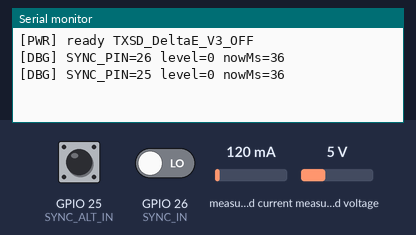
This sketch was run on a simulated ESP32. Shown: the last lines printed to the serial monitor. The inputs (shaded band) are chosen by the test bench; at power-on: GPIO 25 (SYNC_ALT_IN) LOW, GPIO 26 (SYNC_IN) LOW, measured current 120 mA, measured voltage 5 V. Storage starts empty; random numbers use the default seed unless the sketch sets one.

Above: at 1.2 s.
1.3 s: GPIO 25 (SYNC_ALT_IN) driven HIGH
At 1.8 s:
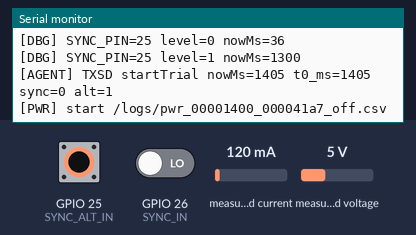
2.9 s: GPIO 25 (SYNC_ALT_IN) driven LOW
At 4.2 s:
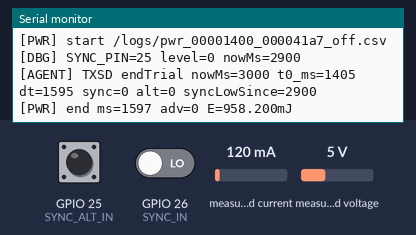
4.5 s: GPIO 26 (SYNC_IN) driven HIGH
At 5.4 s:
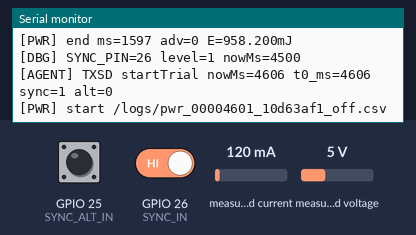
6.1 s: GPIO 26 (SYNC_IN) driven LOW
At 6.7 s:
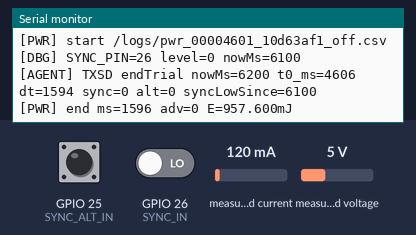
7.6 s: GPIO 25 (SYNC_ALT_IN) driven HIGH
At 8.9 s:
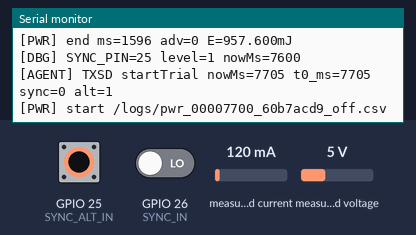
9.2 s: GPIO 25 (SYNC_ALT_IN) pulsed LOW 2 times (0.12 s each, 0.3 s apart)
At 11.2 s:
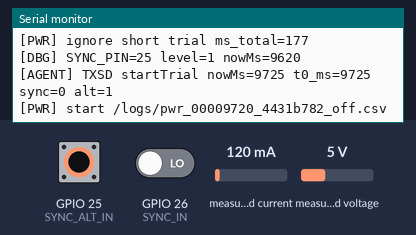
Timing chart, 0 to 12.3 s (numbered marks = the images above; inputs shaded):
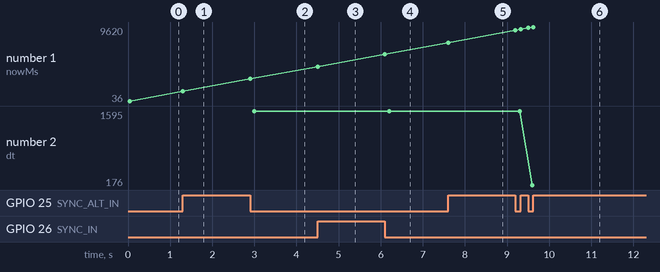

Measured:
- after the input at 1.3 s, the serial monitor: prints a new line at once (image 1)
- after the input at 2.9 s, the serial monitor: prints a new line at once (image 2)
- after the input at 4.5 s, the serial monitor: prints a new line at once (image 3)
- after the input at 6.1 s, the serial monitor: prints a new line at once (image 4)
- after the input at 7.6 s, the serial monitor: prints a new line at once (image 5)
- after the input at 9.2 s, the serial monitor: prints a new line at once (image 6)
- plotted number 1: 36 → 1300 after the input at 1.3 s, 1300 → 2900 after the input at 2.9 s, 2900 → 4500 after the input at 4.5 s, 4500 → 6100 after the input at 6.1 s, 6100 → 7600 after the input at 7.6 s
- plotted number 2: 1595 → 1594 after the input at 6.1 s, 1594 → 176 after the input at 9.2 s

The sketch:

TXSD_DeltaE_V3_OFF.ino
```cpp
// TXSD_DeltaE_V3_OFF.ino
// Board: ESP32 Dev Module (Arduino-ESP32 v3.x)
// Role: Read INA219 on TXSD, log to SD. Start/stop by SYNC. Optional TICK counting.

#include <Arduino.h>
#include <Wire.h>
#include <SPI.h>
#include <SD.h>
#include <Adafruit_INA219.h>
// esp_random()
#include <esp_system.h>

static const int SD_CS = 5;
static const int SD_SCK = 18;
static const int SD_MISO = 19;
static const int SD_MOSI = 23;
static const int SYNC_IN = 26;
static const int SYNC_ALT_IN = 25;
static const int TICK_IN = 33;
static const int I2C_SDA = 21;
static const int I2C_SCL = 22;

static const uint32_t SAMPLE_US = 10000;
static const uint32_t FALLBACK_MS = 900000;
static const uint32_t MIN_TRIAL_MS = 1000;
static const uint32_t ADV_INTERVAL_MS = 0;
static const bool USE_TICK_INPUT = false;
static const char FW_TAG[] = "TXSD_DeltaE_V3_OFF";
static const char FW_BUILD[] = "TXSD_DeltaE_V3_OFF_syncdebounce_2026-01-15_v2";
static const char PROGRAM_ID[] = "TXSD_DELTAE_V3_OFF_20260114";
// Debug verbosity: 0=min, 1=edges+agent, 2=more agent detail, 3=periodic verbose
#ifndef DBG_LEVEL
#define DBG_LEVEL 1
#endif

Adafruit_INA219 ina;
File f;

volatile uint32_t tickCountRaw = 0;
uint32_t tickStart = 0;
bool logging = false;
uint32_t t0_ms = 0;
uint32_t nextSampleUs = 0;
uint32_t sampN = 0;
double sumP = 0.0;
double sumV = 0.0;
double sumI = 0.0;
uint32_t badLines = 0;
uint32_t syncLowSince = 0;

void IRAM_ATTR onTickRaw() { tickCountRaw++; }

static void makeNextPath(char* out, size_t out_sz) {
  SD.mkdir("/logs");
  // Avoid O(N) SD.exists() scan from 1; generate a unique-ish filename immediately.
  uint32_t ms = millis();
  uint32_t r = (uint32_t)esp_random();
  snprintf(out, out_sz, "/logs/pwr_%08lu_%08lx_off.csv", (unsigned long)ms, (unsigned long)r);
}

static void startTrial() {
  char path[64];
  makeNextPath(path, sizeof(path));
  f = SD.open(path, FILE_WRITE);
  if (!f) {
    Serial.println("[SD] open FAIL");
    return;
  }
  f.println("prog_id,ms,mV,uA,p_mW");
  f.printf("# meta, firmware=%s, program_id=%s, trial_index=auto, adv_interval_ms=%lu\r\n",
           FW_TAG, PROGRAM_ID, (unsigned long)ADV_INTERVAL_MS);

  logging = true;
  t0_ms = millis();
  nextSampleUs = micros() + SAMPLE_US;
  tickStart = (tickCountRaw > 0) ? (tickCountRaw - 1) : 0;
  sumP = 0.0;
  sumV = 0.0;
  sumI = 0.0;
  sampN = 0;
  badLines = 0;
  syncLowSince = 0;
  // #region agent log
  Serial.printf("[AGENT] TXSD startTrial nowMs=%lu t0_ms=%lu sync=%d alt=%d\n",
                (unsigned long)millis(), (unsigned long)t0_ms,
                digitalRead(SYNC_IN), digitalRead(SYNC_ALT_IN));
  // #endregion
  Serial.printf("[PWR] start %s\n", path);
}

static void endTrial() {
  if (!logging) return;
  logging = false;
  // #region agent log
  Serial.printf("[AGENT] TXSD endTrial nowMs=%lu t0_ms=%lu dt=%lu sync=%d alt=%d syncLowSince=%lu\n",
                (unsigned long)millis(), (unsigned long)t0_ms,
                (unsigned long)(millis() - t0_ms),
                digitalRead(SYNC_IN), digitalRead(SYNC_ALT_IN),
                (unsigned long)syncLowSince);
  // #endregion

  uint32_t now_ms = millis();
  uint32_t ms_total = now_ms - t0_ms;
  if (ms_total < MIN_TRIAL_MS) {
    Serial.printf("[PWR] ignore short trial ms_total=%lu\n", (unsigned long)ms_total);
    if (f) {
      f.flush();
      f.close();
    }
    return;
  }

  double meanP = (sampN > 0) ? (sumP / (double)sampN) : 0.0;
  double meanV = (sampN > 0) ? (sumV / (double)sampN) : 0.0;
  double meanI = (sampN > 0) ? (sumI / (double)sampN) : 0.0;
  double E_mJ = meanP * (ms_total / 1000.0);
  uint32_t advN = USE_TICK_INPUT ? (tickCountRaw - tickStart) : 0;
  double Eper_uJ = (advN > 0) ? (E_mJ * 1000.0 / advN) : 0.0;

  f.printf("# summary, ms_total=%lu, adv_count=%lu, E_total_mJ=%.3f, E_per_adv_uJ=%.1f\r\n",
           (unsigned long)ms_total, (unsigned long)advN, E_mJ, Eper_uJ);
  f.printf("# diag, samples=%lu, rate_hz=%.2f, mean_v=%.3f, mean_i=%.3f, mean_p_mW=%.1f, parse_drop=%lu\r\n",
           (unsigned long)sampN,
           (ms_total > 0 ? (double)sampN / (ms_total / 1000.0) : 0.0),
           meanV, meanI, meanP, (unsigned long)badLines);
  f.flush();
  f.close();
  Serial.printf("[PWR] end ms=%lu adv=%lu E=%.3fmJ\n", (unsigned long)ms_total, (unsigned long)advN, E_mJ);
}

void setup() {
  Serial.begin(115200);
  Serial.printf("[FW] %s\n", FW_BUILD);
  // #region agent log
  Serial.printf("[AGENT] TXSD_OFF build_file=%s dbg_level=%d periodic_dbg=%d use_tick=%d\n",
                __FILE__, (int)DBG_LEVEL, (DBG_LEVEL >= 3) ? 1 : 0,
                USE_TICK_INPUT ? 1 : 0);
  Serial.printf("[AGENT_PROBE] TXSD_OFF build_datetime=%s %s fw_build=%s\n",
                __DATE__, __TIME__, FW_BUILD);
  // #endregion
  SPI.begin(SD_SCK, SD_MISO, SD_MOSI, SD_CS);
  if (!SD.begin(SD_CS)) {
    Serial.println("[SD] init FAIL");
    while (1) delay(1000);
  }

  pinMode(SYNC_IN, INPUT_PULLDOWN);
  pinMode(SYNC_ALT_IN, INPUT_PULLDOWN);
  pinMode(TICK_IN, INPUT_PULLDOWN);
  if (USE_TICK_INPUT) {
    attachInterrupt(digitalPinToInterrupt(TICK_IN), onTickRaw, RISING);
  }

  Wire.begin(I2C_SDA, I2C_SCL);
  Wire.setClock(400000);
  ina.begin();
  ina.setCalibration_16V_400mA();

  Serial.printf("[PWR] ready %s\n", FW_TAG);
}

void loop() {
  uint32_t nowMs = millis();
  int syncIn = digitalRead(SYNC_IN);
  int syncAlt = digitalRead(SYNC_ALT_IN);
  int syncAnyHigh = (syncIn == HIGH) || (syncAlt == HIGH);
  int syncAllLow = (syncIn == LOW) && (syncAlt == LOW);

  // DEBUG: reduce log volume (default: only edge changes)
  static int lastSyncIn = -1;
  static int lastSyncAlt = -1;
#if DBG_LEVEL >= 1
  if (syncIn != lastSyncIn) {
    Serial.printf("[DBG] SYNC_PIN=%d level=%d nowMs=%lu\n",
                  SYNC_IN, syncIn, (unsigned long)nowMs);
    lastSyncIn = syncIn;
  }
  if (syncAlt != lastSyncAlt) {
    Serial.printf("[DBG] SYNC_PIN=%d level=%d nowMs=%lu\n",
                  SYNC_ALT_IN, syncAlt, (unsigned long)nowMs);
    lastSyncAlt = syncAlt;
  }
#else
  lastSyncIn = syncIn;
  lastSyncAlt = syncAlt;
#endif
#if DBG_LEVEL >= 3
  static uint32_t lastDebugMs = 0;
  static int lastRptSyncIn = -1;
  static int lastRptSyncAlt = -1;
  static int lastRptLogging = -1;
  bool changed = (syncIn != lastRptSyncIn) || (syncAlt != lastRptSyncAlt) || ((logging ? 1 : 0) != lastRptLogging);
  if (changed || (nowMs - lastDebugMs >= 10000)) {
    Serial.printf("[DBG] SYNC_IN=%d SYNC_ALT=%d logging=%d syncLowSince=%lu\n",
                  syncIn, syncAlt, logging ? 1 : 0, (unsigned long)syncLowSince);
    lastDebugMs = nowMs;
    lastRptSyncIn = syncIn;
    lastRptSyncAlt = syncAlt;
    lastRptLogging = (logging ? 1 : 0);
  }
#endif

  // Start only if SYNC stays HIGH for a short time (avoid floating/noise triggers)
  static uint32_t syncHighSince = 0;
  static const uint32_t START_DEBOUNCE_MS = 100;
  if (!logging) {
    if (syncAnyHigh) {
      if (syncHighSince == 0) syncHighSince = nowMs;
      if ((nowMs - syncHighSince) >= START_DEBOUNCE_MS) {
        // #region agent log
#if DBG_LEVEL >= 2
        Serial.printf("[AGENT] TXSD start condition met (HIGH stable) nowMs=%lu highSince=%lu\n",
                      (unsigned long)nowMs, (unsigned long)syncHighSince);
#endif
        // #endregion
        startTrial();
        syncHighSince = 0;
        return;  // Exit loop to avoid same-iteration issues
      }
    } else {
      syncHighSince = 0;
    }
  }

  if (logging) {
    if (syncAllLow) {
      if (syncLowSince == 0) syncLowSince = nowMs;
      if ((nowMs - syncLowSince) >= 100) {
        // #region agent log
#if DBG_LEVEL >= 2
        Serial.printf("[AGENT] TXSD end condition met (LOW stable) nowMs=%lu lowSince=%lu\n",
                      (unsigned long)nowMs, (unsigned long)syncLowSince);
#endif
        // #endregion
        endTrial();
        syncLowSince = 0;
      }
    } else {
      syncLowSince = 0;
      if ((nowMs - t0_ms) >= FALLBACK_MS) {
        // #region agent log
#if DBG_LEVEL >= 2
        Serial.printf("[AGENT] TXSD end condition met (FALLBACK) nowMs=%lu t0_ms=%lu\n",
                      (unsigned long)nowMs, (unsigned long)t0_ms);
#endif
        // #endregion
        endTrial();
      }
    }

    uint32_t nowUs = micros();
    while ((int32_t)(nowUs - nextSampleUs) >= 0) {
      nextSampleUs += SAMPLE_US;
      float v = ina.getBusVoltage_V();
      float i = ina.getCurrent_mA();
      int32_t mv = (int32_t)lroundf(v * 1000.0f);
      int32_t uA = (int32_t)lroundf(i * 1000.0f);
      double p_mW = v * i;
      uint32_t relMs = millis() - t0_ms;

      sumP += p_mW;
      sumV += v;
      sumI += i;
      sampN++;

      char buf[96];
      int n = snprintf(buf, sizeof(buf), "%s,%lu,%ld,%ld,%.1f\r\n",
                       PROGRAM_ID, (unsigned long)relMs, (long)mv, (long)uA, p_mW);
      if (n > 0) {
        f.write((uint8_t*)buf, n);
      } else {
        badLines++;
      }
      nowUs = micros();
    }
  }

  vTaskDelay(1);
}
```
